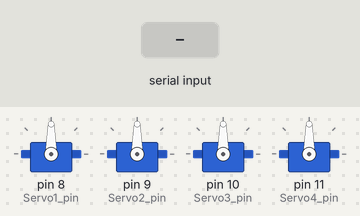
This sketch was run on a simulated Arduino Uno, built with avr-gcc and run on an emulated ATmega328P. Parts: 4 × servo. The inputs (shaded band) are chosen by the test bench.

Above: at 1.2 s.
1.3 s: "2\n" received over Serial
At 2.5 s:
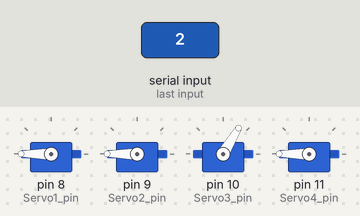
2.8 s: "2\n" received over Serial
At 3.7 s:
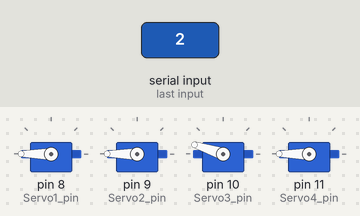
Timing chart, 0 to 5.8 s (numbered marks = the images above; inputs shaded):
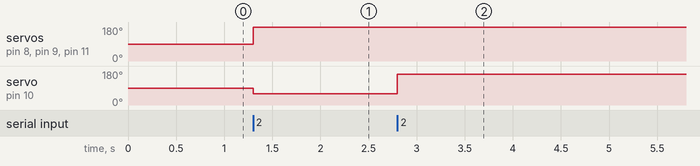

Measured:
- after the input at 1.3 s, servo on pin 8 (Servo1_pin), servo on pin 9 (Servo2_pin), servo on pin 11 (Servo4_pin): 90° → 180° at once; servo on pin 10 (Servo3_pin): 90° → 59° at once
- after the input at 2.8 s, servo on pin 10 (Servo3_pin): 59° → 162° at once

The sketch:

Taller3_robotic.ino
```cpp
#include <Servo.h>
// Dato de entrada: [selector, motor1, motor2, eje1, eje2, eje3, eje4]

// Pines Brazo
#define Servo1_pin 8 // PWM
#define Servo2_pin 9 // PWM
#define Servo3_pin 10 // PWM
#define Servo4_pin 11 // PWM
Servo motor1;
Servo motor2;
Servo motor3;
Servo motor4;

// Variable brazo
int inicial1 = 90;
int inicial2 = 90;
int inicial3 = 90;
int inicial4 = 90;

// Funciones generales --------------------------------------------------------
int pasos1_ant = inicial1;
int pasos2_ant = inicial2;
int pasos3_ant = inicial3;

void setup()
{
  // Protocolos de comunicacion
  Serial.begin(230400);
  // Brazo
  motor1.attach(Servo1_pin);
  motor2.attach(Servo2_pin);
  motor3.attach(Servo3_pin);
  motor4.attach(Servo4_pin);
  motor1.write(inicial1);
  motor2.write(inicial2);
  motor3.write(inicial3);
  motor4.write(inicial4);
}

void loop() {

  if (Serial.available() > 0) {
    // Read the incoming string
    String integer_string = Serial.readStringUntil('\n');
    int integer_array[6]; //motor1, motor2, Servo1, servo2, servo3, servo4
    int i = 0;
    char* token = strtok((char*)integer_string.c_str(), ",");
    while (token != NULL && i < 6) {
      integer_array[i] = atoi(token);
      i++;
      token = strtok(NULL, ",");
    }
    if (integer_array[0] == 2) { // Mover brazo
      motor1.write(pasos1_ant + integer_array[3]);
      motor2.write(pasos2_ant + integer_array[4]);
      motor3.write(pasos3_ant + integer_array[5]);
      motor4.write(integer_array[6]);
      pasos1_ant = pasos1_ant + integer_array[3];
      pasos2_ant = pasos2_ant + integer_array[4];
      pasos3_ant = pasos3_ant + integer_array[5];
    }
  i = 0;

  }

  }
```
